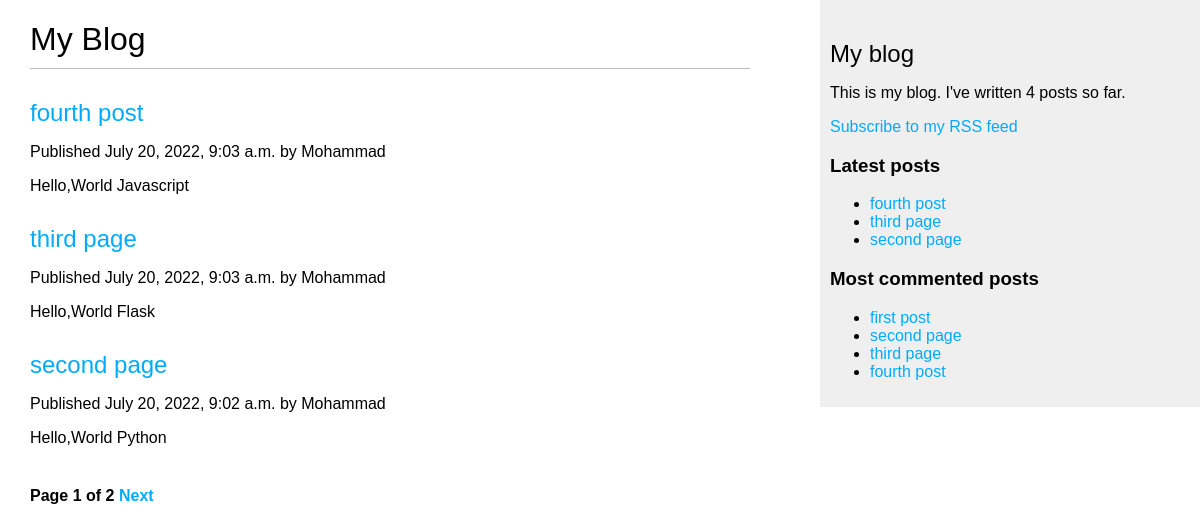
/blog/, run on an earlier commit of the app's database.
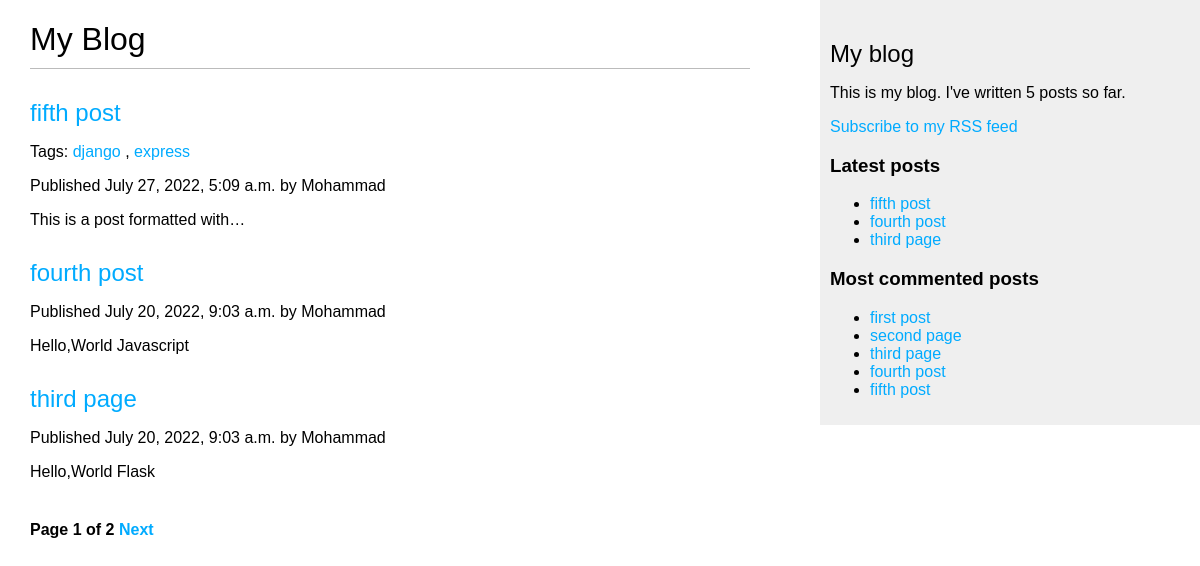
And on a later commit of the database.
### blog/models.py (models this page shows, shortened)
class Post(models.Model):
    tags = TaggableManager()
    objects = models.Manager()
    published = PublishedManager()
    STATUS_CHOICES = (('draft', 'Draft'), ('published', 'Published'))
    title = models.CharField(max_length=100)
    slug = models.SlugField(max_length=150, unique_for_date='publish')
    author = models.ForeignKey(User, on_delete=models.CASCADE, related_name='blog_posts')
    body = models.TextField()
    publish = models.DateTimeField(default=timezone.now)
    created = models.DateTimeField(auto_now_add=True)
    updated = models.DateTimeField(auto_now=True)
    status = models.CharField(max_length=15, choices=STATUS_CHOICES, default='draft')
    class Meta:
        ordering = ('-publish',)
    def get_absolute_url(self):
        return reverse('blog:post_detail', args=[self.publish.year, self.publish.month,
                                                 self.publish.day, self.slug])

### blog/views.py (the view)
# urls.py: path('', post_list, name='post_list'),
def post_list(request, tag_slug=None):
    object_list = Post.objects.all()
    tag = None
    if tag_slug:
        tag = get_object_or_404(klass=Tag, slug=tag_slug)
        object_list = object_list.filter(tags__in=[tag])
    paginator = Paginator(object_list, 3)
    page = request.GET.get('page')
    try:
        posts = paginator.page(page)
    except PageNotAnInteger:
        posts = paginator.page(1)
    except EmptyPage:
        posts = paginator.page(paginator.num_pages)
    return render(request, 'blog/list.html', {'page': page, 'posts': posts, 'tag': tag})

### blog/models.py (called while the page is built)
    def get_queryset(self):
        return super(PublishedManager, self).get_queryset().filter(status='published')

### blog/templatetags/blog_tags.py (called while the page is built)
@register.simple_tag
def total_posts():
    return Post.published.count()

@register.inclusion_tag('blog/latest_posts.html')
def show_latest_posts(count=5):
    posts = Post.published.order_by('-publish')[:count]
    return {'latest_posts': posts}

@register.simple_tag
def get_most_commented_posts(count=5):
    return Post.published.annotate(total_comments=Count('comments')).order_by('-total_comments')[:count]

@register.filter(name='markdown')
def markdown_filter(text):
    return mark_safe(markdown.markdown(text))

### blog/templates/blog/list.html (shortened to what this page needs)
{% extends 'base.html' %}
{% load blog_tags %}
{% block content %}
    <h1>My Blog</h1>
    {% for post in posts %}
        <h2>
            <a href="{{ post.get_absolute_url }}">{{ post.title }}</a>
        </h2>
        <p class="tags">
            {% if post.tags.all.count > 0 %}
                Tags:
                {% for tag in post.tags.all %}
                    <a href="{% url 'blog:post_list_by_tag' tag.slug %}">{{ tag.name }}</a>
                    {% if not forloop.last %}, {% endif %}
                {% endfor %}
            {% endif %}
        </p>
        <p class="data">
            Published {{ post.publish }} by {{ post.author }}
        </p>
        {{ post.body|markdown|truncatechars_html:30 }}
    {% endfor %}
    {% include 'blog/pagination.html' with page=posts %}
{% endblock %}

### blog/templates/base.html (shortened to what this page needs)
{% load static %}
{% load blog_tags %}
<!DOCTYPE html>
<html lang="en">
<head>
    <link rel="stylesheet" href="{% static 'css/base.css' %}">
</head>
<body>
<div id="content">
    {% block content %}{% endblock %}
</div>
<div id="sidebar">
    <h2>My blog</h2>
    <p>This is my blog. I've written {% total_posts %} posts so far.</p>
    <p><a href="{% url 'post_feed' %}">Subscribe to my RSS feed</a></p>
    <h3>Latest posts</h3>
    {% show_latest_posts 3 %}
    <h3>Most commented posts</h3>
    {% get_most_commented_posts as most_commented_posts %}
    <ul>
        {% for post in most_commented_posts %}
            <li><a href="{{ post.get_absolute_url }}">{{ post.title }}</a></li>
        {% endfor %}
    </ul>
</div>
</body>
</html>

### blog/templates/blog/latest_posts.html
<ul>
    {% for post in latest_posts %}
        <li>
            <a href="{{ post.get_absolute_url }}">{{ post.title }}</a>
        </li>
    {% endfor %}
</ul>

What changed in the data, as far as the page shows it:
no longer on one of the page's lists (row unchanged): Post: title "second page", publish "July 20, 2022, 9:02 a.m.", author "Mohammad", body "Hello,World Python"
added Post: title "fifth post", publish "July 27, 2022, 5:09 a.m.", author "Mohammad", body "This is a post formatted with…"
now on this page (row unchanged): Tag: name "django"
now on this page (row unchanged): Tag: name "express"
Also different on the page:
text no longer shown: "4"
text now shown: "5"
